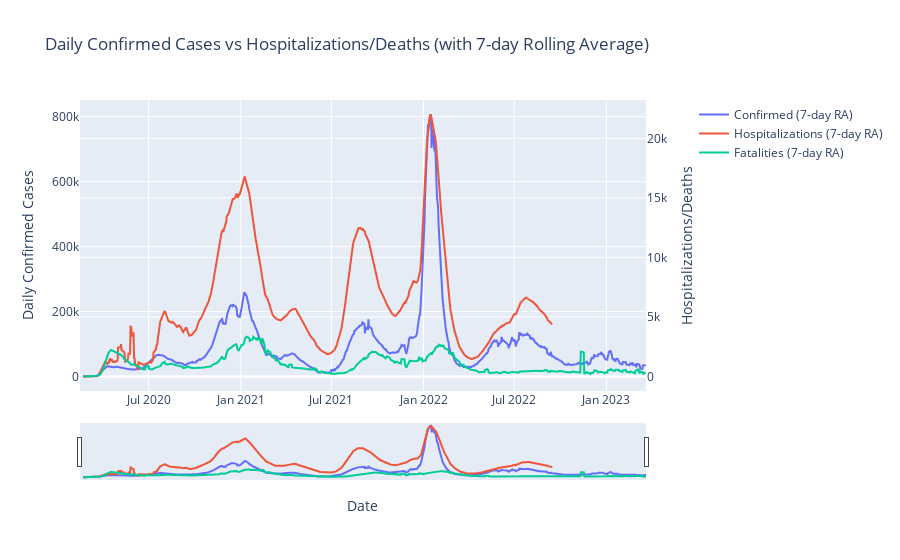

The cell this chart's notebook holds for it:
### Code cell
fig = make_subplots(specs=[[{"secondary_y": True}]])
fig.add_trace(go.Scatter(x=master_df.index, y=master_df['new_confirmed_ra'], name='Confirmed (7-day RA)'), secondary_y=False)
fig.add_trace(go.Scatter(x=master_df.index, y=master_df['new_hospitalized_patients_ra'], name='Hospitalizations (7-day RA)'), secondary_y=True)
fig.add_trace(go.Scatter(x=master_df.index, y=master_df['new_fatal_ra'], name='Fatalities (7-day RA)'), secondary_y=True)

# Update the layout
fig.update_layout(title='Daily Confirmed Cases vs Hospitalizations/Deaths (with 7-day Rolling Average)',
                  xaxis_title='Date',
                  yaxis_title='Daily Confirmed Cases',
                  yaxis2_title='Hospitalizations/Deaths')

fig.update_xaxes(rangeslider_visible=True)

fig.show()

### Figure 1 — Plotly figure (JSON) as saved in the notebook; plotly's stock layout.template omitted (floating-point values rounded to 4 significant figures; data arrays with more than 128 entries replaced by an {"elided": "..."} marker saying what was removed)
{"data": [{"name": "Confirmed (7-day RA)", "type": "scatter", "x": {"elided": "1131 str values"}, "xaxis": "x", "y": {"elided": "1131 float values"}, "yaxis": "y"}, {"name": "Hospitalizations (7-day RA)", "type": "scatter", "x": {"elided": "1131 str values"}, "xaxis": "x", "y": {"elided": "1131 float values"}, "yaxis": "y2"}, {"name": "Fatalities (7-day RA)", "type": "scatter", "x": {"elided": "1131 str values"}, "xaxis": "x", "y": {"elided": "1131 float values"}, "yaxis": "y2"}], "layout": {"title": {"text": "Daily Confirmed Cases vs Hospitalizations/Deaths (with 7-day Rolling Average)"}, "xaxis": {"anchor": "y", "domain": [0, 0.94], "rangeslider": {"visible": true}, "title": {"text": "Date"}}, "yaxis": {"anchor": "x", "domain": [0, 1], "title": {"text": "Daily Confirmed Cases"}}, "yaxis2": {"anchor": "x", "overlaying": "y", "side": "right", "title": {"text": "Hospitalizations/Deaths"}}}}
